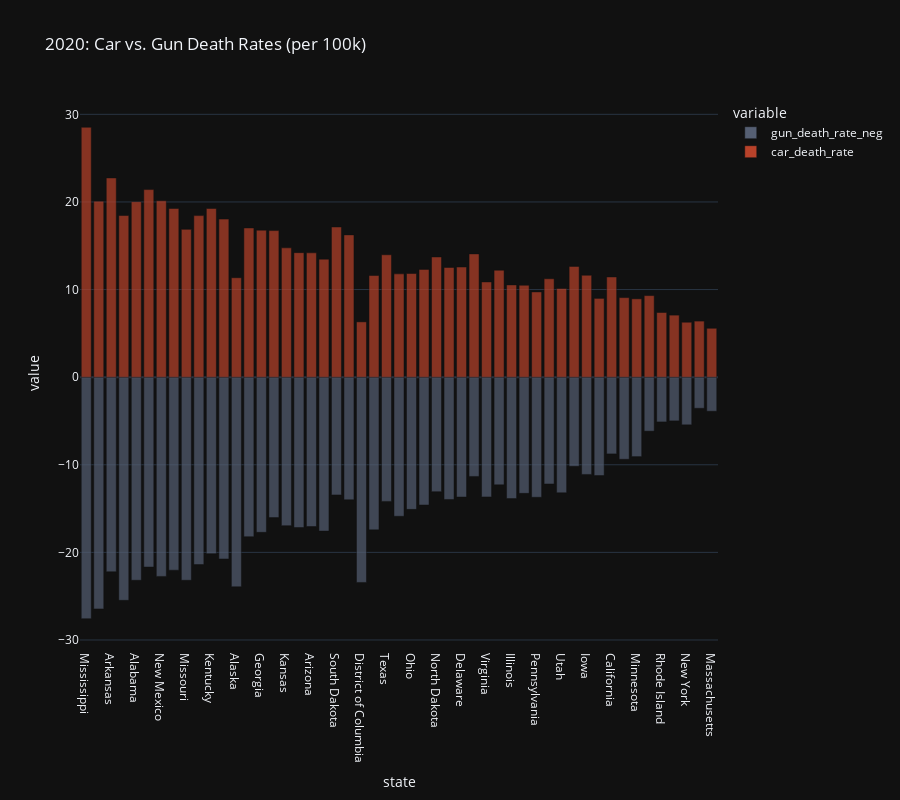

The cell this chart's notebook holds for it:
### Code cell
_data = gun_v_car_df.query("y == 2020").copy()
_data["gun_death_rate_neg"] = _data["gun_death_rate"] * -1

_data = _data.sort_values("rate_combined", ascending=False)

px.bar(_data,
       x="state", y=["gun_death_rate_neg", "car_death_rate"],
       title="2020: Car vs. Gun Death Rates (per 100k)",
       opacity=0.7,
       color_discrete_map=COLOR_MAP_TYPE,
       height=800)

### Figure 1 — Plotly figure (JSON) as saved in the notebook; plotly's stock layout.template omitted (floating-point values rounded to 4 significant figures)
{"data": [{"alignmentgroup": "True", "hovertemplate": "variable=gun_death_rate_neg<br>state=%{x}<br>value=%{y}<extra></extra>", "legendgroup": "gun_death_rate_neg", "marker": {"color": "#555f73", "opacity": 0.7, "pattern": {"shape": ""}}, "name": "gun_death_rate_neg", "offsetgroup": "gun_death_rate_neg", "orientation": "v", "showlegend": true, "textposition": "auto", "x": ["Mississippi", "Wyoming", "Arkansas", "Louisiana", "Alabama", "South Carolina", "New Mexico", "Montana", "Missouri", "Tennessee", "Kentucky", "Oklahoma", "Alaska", "West Virginia", "Georgia", "North Carolina", "Kansas", "Indiana", "Arizona", "Idaho", "South Dakota", "Florida", "District of Columbia", "Nevada", "Texas", "Colorado", "Ohio", "Michigan", "North Dakota", "Oregon", "Delaware", "Maine", "Virginia", "Wisconsin", "Illinois", "Maryland", "Pennsylvania", "Vermont", "Utah", "Nebraska", "Iowa", "Washington", "California", "New Hampshire", "Minnesota", "Connecticut", "Rhode Island", "New Jersey", "New York", "Hawaii", "Massachusetts"], "xaxis": "x", "y": [-27.57, -26.45, -22.21, -25.47, -23.18, -21.67, -22.74, -22.03, -23.18, -21.39, -20.15, -20.75, -23.93, -18.21, -17.71, -16.03, -16.95, -17.16, -17.05, -17.57, -13.44, -13.99, -23.43, -17.43, -14.18, -15.88, -15.09, -14.59, -13.07, -13.96, -13.68, -11.33, -13.67, -12.29, -13.86, -13.26, -13.71, -12.19, -13.2, -10.17, -11.1, -11.23, -8.76, -9.37, -9.07, -6.16, -5.11, -4.99, -5.44, -3.55, -3.89], "yaxis": "y", "type": "bar"}, {"alignmentgroup": "True", "hovertemplate": "variable=car_death_rate<br>state=%{x}<br>value=%{y}<extra></extra>", "legendgroup": "car_death_rate", "marker": {"color": "#b8422a", "opacity": 0.7, "pattern": {"shape": ""}}, "name": "car_death_rate", "offsetgroup": "car_death_rate", "orientation": "v", "showlegend": true, "textposition": "auto", "x": ["Mississippi", "Wyoming", "Arkansas", "Louisiana", "Alabama", "South Carolina", "New Mexico", "Montana", "Missouri", "Tennessee", "Kentucky", "Oklahoma", "Alaska", "West Virginia", "Georgia", "North Carolina", "Kansas", "Indiana", "Arizona", "Idaho", "South Dakota", "Florida", "District of Columbia", "Nevada", "Texas", "Colorado", "Ohio", "Michigan", "North Dakota", "Oregon", "Delaware", "Maine", "Virginia", "Wisconsin", "Illinois", "Maryland", "Pennsylvania", "Vermont", "Utah", "Nebraska", "Iowa", "Washington", "California", "New Hampshire", "Minnesota", "Connecticut", "Rhode Island", "New Jersey", "New York", "Hawaii", "Massachusetts"], "xaxis": "x", "y": [28.52, 20.09, 22.74, 18.45, 20.03, 21.41, 20.13, 19.25, 16.87, 18.44, 19.25, 18.04, 11.35, 17.03, 16.78, 16.73, 14.76, 14.21, 14.19, 13.47, 17.14, 16.24, 6.31, 11.6, 13.97, 11.79, 11.83, 12.3, 13.72, 12.52, 12.57, 14.07, 10.87, 12.21, 10.53, 10.49, 9.73, 11.23, 10.12, 12.64, 11.63, 8.99, 11.44, 9.08, 8.94, 9.31, 7.38, 7.08, 6.27, 6.4, 5.58], "yaxis": "y", "type": "bar"}], "layout": {"xaxis": {"anchor": "y", "domain": [0.0, 1.0], "title": {"text": "state"}}, "yaxis": {"anchor": "x", "domain": [0.0, 1.0], "title": {"text": "value"}}, "legend": {"title": {"text": "variable"}, "tracegroupgap": 0}, "title": {"text": "2020: Car vs. Gun Death Rates (per 100k)"}, "barmode": "relative", "height": 800}}
